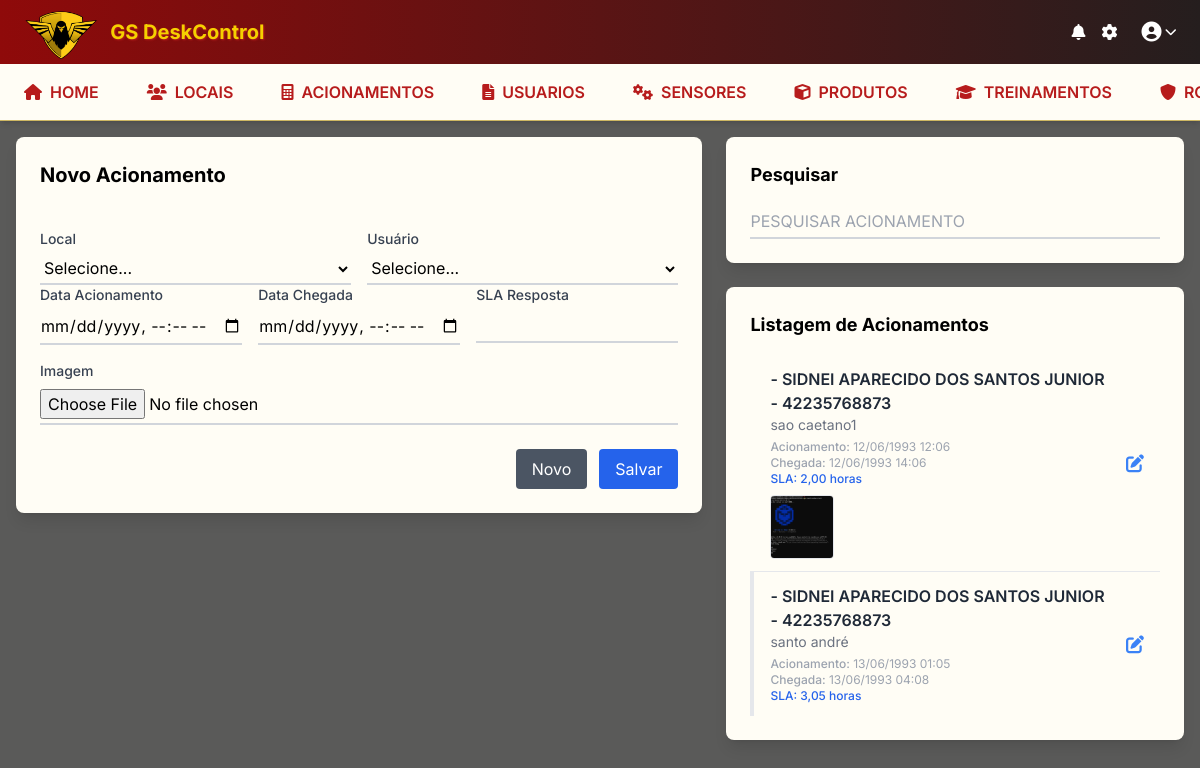
Page /orcamento/ on the earlier database version.
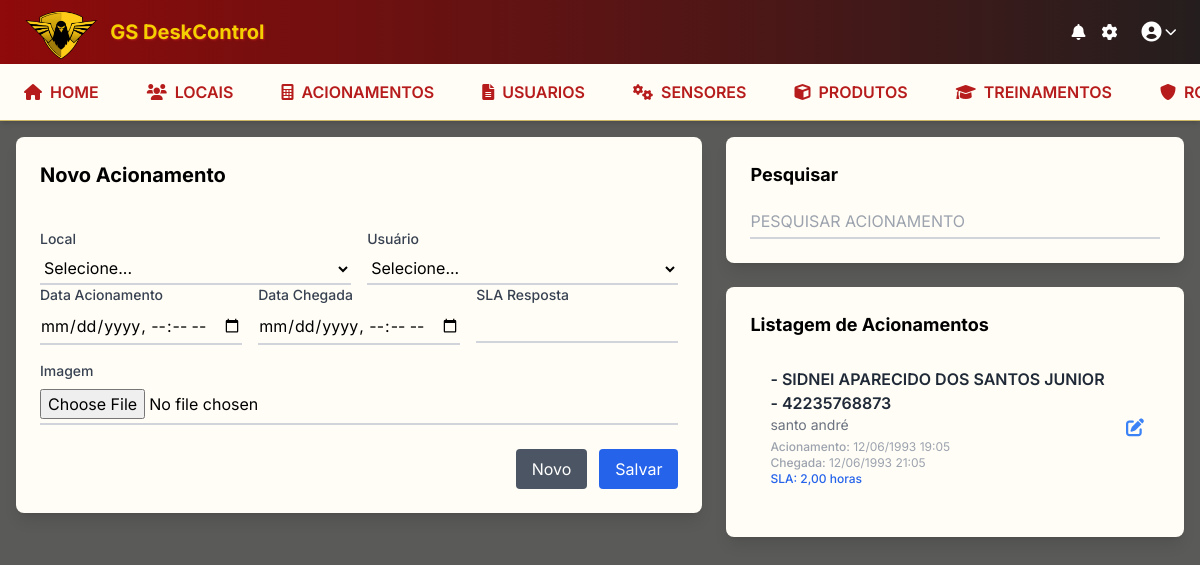
Same page on the later database version.
### orcamento/models.py (models this page shows, shortened)
class Orcamento(models.Model):
    nome_local = models.ForeignKey(Clientes, on_delete=models.SET_NULL, null=True, blank=True, related_name='orcamentos_local')
    nome_usuarios = models.ForeignKey(Rat, on_delete=models.SET_NULL, null=True, blank=True, related_name='orcamentos_usuario')
    data_acionamento = models.DateTimeField(null=True, blank=True)
    data_chegada = models.DateTimeField(null=True, blank=True)
    sla_resposta = models.DecimalField(max_digits=10, decimal_places=2, default=Decimal('0.00'),null=True, blank=True)
    imagem = models.ImageField(upload_to='orcamentos/', null=True, blank=True, verbose_name="Imagem")
    class Meta:
        verbose_name = 'Orçamento'
        verbose_name_plural = 'Orçamentos'
        ordering = ['-data_acionamento']

### rat/models.py (models this page shows)
class Rat(models.Model):
    local = models.ForeignKey(Clientes, on_delete=models.CASCADE, related_name='Local', default=1)
    nome = models.CharField(max_length=50, unique=True, verbose_name="Usuario",null=True, blank=True)
    cpf = models.CharField(max_length=20,null=True, blank=True)
    def __str__(self):
        return f"- {self.nome} - {self.cpf}"
    class Meta:
        verbose_name = "RAT"
        verbose_name_plural = "RATs"

### clientes/models.py (models this page shows, shortened)
class Clientes(models.Model):
    nome = models.CharField(max_length=200, blank=True, null=True)
    pronta_resposta = models.CharField(max_length=200, blank=True, null=True, verbose_name="Pronta Resposta")
    telefone = models.CharField(max_length=20, blank=True, null=True, verbose_name="Telefone")
    def __str__(self):
        return str(self.nome) if self.nome else ""

### orcamento/views.py (the view)
# urls.py: path('', views.lista_orcamentos, name='lista_orcamentos'),
def lista_orcamentos(request):
    if request.method == 'POST':
        orcamento_id = request.POST.get('orcamento_id')
        if orcamento_id:
            orcamento = get_object_or_404(Orcamento, pk=orcamento_id)
            form = OrcamentoForm(request.POST, request.FILES, instance=orcamento)
        else:
            form = OrcamentoForm(request.POST, request.FILES)
        if form.is_valid():
            orcamento = form.save()
            print(f"Orçamento salvo com sucesso: {orcamento}")  # Debug
            return redirect('orcamento:lista_orcamentos')
        else:
            print(f"Erros no formulário: {form.errors}")  # Debug
    else:
        form = OrcamentoForm()
    orcamentos = Orcamento.objects.all().order_by('-id')
    return render(request, 'orcamento/orcamento.html', {'orcamentos': orcamentos, 'form': form})

### orcamento/templates/orcamento/orcamento.html (shortened to what the changed rows need)
{% extends 'base.html' %}
{% load static %}
{% block content %}
<div class="flex flex-col lg:flex-row gap-6">
    <div class="lg:w-3/5">
        <div class="bg-slate-200 rounded-lg shadow-lg p-6 mb-6">
            <form method="post" action="{% url 'orcamento:lista_orcamentos' %}" enctype="multipart/form-data" class="orcamento-form" id="orcamentoForm">
                <div class="flex justify-between items-center mb-6">
                    <h2 class="text-xl font-bold mb-4" id="form-title">Novo Acionamento</h2>
                </div>
            </form>
        </div>
    </div>
    <div class="lg:w-2/5 flex flex-col gap-6">
        <div class="bg-slate-200 rounded-lg shadow-lg p-6">
            <h2 class="text-lg font-bold mb-4">Pesquisar</h2>
        </div>
        <div id="orcamento-list-container"
             data-get-url-template="{% url 'orcamento:get_orcamento_data' 0 %}"
             data-update-url-template="{% url 'orcamento:lista_orcamentos' %}"
             class="bg-slate-200 rounded-lg shadow-lg p-6 flex-1">
            <h2 class="text-lg font-bold mb-4">Listagem de Acionamentos</h2>
            <div id="orcamento-list-results" class="max-h-96 overflow-y-auto">
                <ul class="divide-y divide-gray-200">
                    {% for orcamento in orcamentos %}
                    <li class="orcamento-item py-3 px-4 cursor-pointer hover:bg-gray-50 border-l-4 border-transparent hover:border-blue-500 transition-all duration-200"
                        onclick="carregarOrcamento('{{ orcamento.pk }}')"
                        data-orcamento-id="{{ orcamento.pk }}">
                        <div class="flex justify-between items-center">
                            <div class="flex-1">
                                <div class="font-semibold text-gray-800">{{ orcamento.nome_usuarios|default:"Sem usuário" }}</div>
                                <div class="text-gray-500 text-sm">{{ orcamento.nome_local|default:"Sem local" }}</div>
                                <div class="text-gray-400 text-xs mt-1">
                                    <span class="font-medium">Acionamento:</span> {{ orcamento.data_acionamento|date:"d/m/Y H:i"|default:"Não informado" }}
                                </div>
                                {% if orcamento.data_chegada %}
                                <div class="text-gray-400 text-xs">
                                    <span class="font-medium">Chegada:</span> {{ orcamento.data_chegada|date:"d/m/Y H:i" }}
                                </div>
                                {% endif %}
                                {% if orcamento.sla_resposta %}
                                <div class="text-blue-600 text-xs font-medium">
                                    <span class="font-medium">SLA:</span> {{ orcamento.sla_resposta }} horas
                                </div>
                                {% endif %}
                                {% if orcamento.imagem %}
                                <div class="mt-2">
                                    <img src="{{ orcamento.imagem.url }}"
                                         alt="Imagem do acionamento"
                                         class="w-16 h-16 object-cover rounded border cursor-pointer hover:opacity-80 transition-opacity"
                                         onclick="event.stopPropagation(); if(typeof abrirModalImagem === 'function') abrirModalImagem('{{ orcamento.imagem.url }}')"
                                         title="Clique para ampliar">
                                </div>
                                {% endif %}
                            </div>
                            <div class="ml-4">
                                <i class="fas fa-edit text-blue-500 text-lg"></i>
                            </div>
                        </div>
                    </li>
                    {% empty %}
                    <li class="py-8 text-center text-gray-400">
                        <i class="fas fa-inbox text-4xl mb-2"></i>
                        <div>Nenhum orçamento cadastrado.</div>
                    </li>
                    {% endfor %}
                </ul>
            </div>
        </div>
    </div>
</div>
{% endblock %}

Differences in the rows shown:
removed Orcamento: nome_usuarios "- SIDNEI APARECIDO DOS SANTOS JUNIOR - 42235768873", nome_local "sao caetano1", data_acionamento "12/06/1993 12:06", data_chegada "12/06/1993 14:06", sla_resposta "2,00", imagem (picture)
changed Orcamento "- SIDNEI APARECIDO DOS SANTOS JUNIOR - 42235768873": data_acionamento "13/06/1993 01:05" → "12/06/1993 19:05"; data_chegada "13/06/1993 04:08" → "12/06/1993 21:05"; sla_resposta "3,05" → "2,00"
